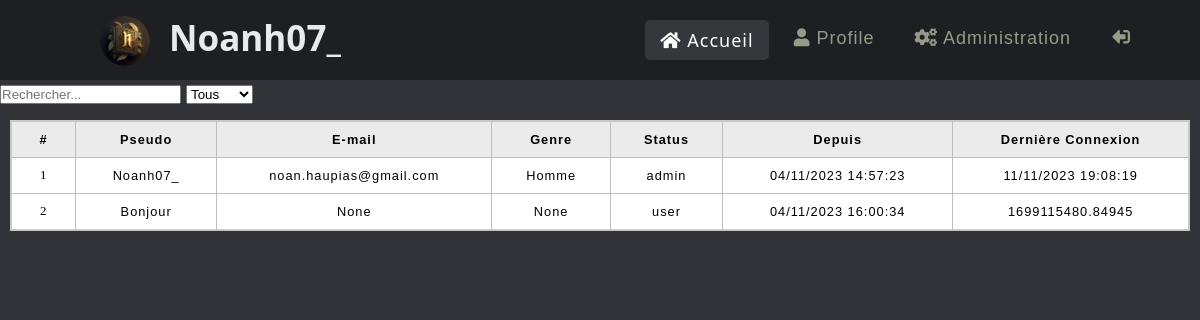
The page /adminpanel/userlist (signed in) on the database its author committed.
### app.py (models this page shows)
class User(db.Model):
    id = db.Column(db.Integer, primary_key=True)
    username = db.Column(db.String(80), unique=True, nullable=False)
    password = db.Column(db.String(80), nullable=False)
    email = db.Column(db.String(120), unique=True, nullable=True)
    profilePic = db.Column(LargeBinary, nullable=True)
    birth = db.Column(db.String(120), unique=False, nullable=True)
    phone = db.Column(db.String(120), unique=False, nullable=True)
    gender = db.Column(db.String(120), unique=False, nullable=True)
    identity = db.Column(db.String(120), unique=False, nullable=True)
    language = db.Column(db.String(120), unique=False, nullable=True)
    nationality = db.Column(db.String(120), unique=False, nullable=True)
    status = db.Column(db.String(120), unique=False, nullable=True)
    lastConnexion = db.Column(db.String(120), unique=False, nullable=True)
    creationDate = db.Column(db.String(120), unique=False, nullable=False)

### app.py (the view)
@app.route('/adminpanel/userlist')
def userlist():
    if 'user_id' not in session:
        return redirect(url_for('login'))
    Session2 = sessionmaker(bind=db.engine)
    session_db = Session2()
    user = session_db.get(User, session['user_id'])
    session_db.close()
    if user.status == "admin":
        engine = create_engine('sqlite:///C:\\Users\\noanh\\OneDrive\\Documents\\AltiumConnect\\altium.db')
        Session2 = sessionmaker(bind=engine)
        sqlalchemy_session = Session2()
        results = sqlalchemy_session.query(User).all()
        sqlalchemy_session.close()
        return render_template('userlist.html', user=user, userlist=results)
    else:
        return redirect(url_for('home'))

### templates/userlist.html (shortened to what this page needs)
<!DOCTYPE html>
<html>
<head>
    <link rel="stylesheet" href="{{ url_for('static', filename='box.css') }}">
    <link rel="stylesheet" href="{{ url_for('static', filename='style.css') }}">
    <link rel="stylesheet" href="https://cdnjs.cloudflare.com/ajax/libs/font-awesome/5.15.3/css/all.min.css"/>
</head>
<body>
    <nav>
        <div class="logo">
            {% if user.profilePic %}
            <img width="50px" height="50px">
            {% else %}
            <img width="50px" height="50px" src="{{ url_for('static', filename='icone.ico') }}">
            {% endif %}
            {{ user.username }}
        </div>
        <ul>
            <li><a href="http://127.0.0.1:5000/" class="active"><i class="fas fa-home"></i> Accueil</a></li>
            <li><a href="../profil"><i class="fas fa-user"></i> Profile</a></li>
            {% if user.status == "admin" %}
            <li><a href="../adminpanel"><i class="fas fa-cogs"></i></i> Administration</a></li>
            {% endif %}
            <li><a href="../logout"><i class="fas fa-sign-out-alt fa-rotate-180"></i></a></li>
        </ul>
    </nav>
    <div class="search-bar" style="display: flex; align-items: center; margin-top: 5px;">
        <input type="text" id="searchInput" placeholder="Rechercher..." oninput="searchTable()">
        <select id="filterDropdown" onchange="filterTable()" style="margin-left: 5px;">
            <option value="all">Tous</option>
        </select>
    </div>
    <div id="original" class="box_init" style="position: fixed; bottom: 5px; top: 115px; left: 5px; right: 5px; display: block;">
        <div class="table-container">
            <table id="dataTable" style="width: 100%;">
                <thead>
                    <tr style="cursor: pointer;">
                        <th>#</th>
                        <th>Pseudo</th>
                        <th>E-mail</th>
                        <th>Genre</th>
                        <th>Status</th>
                        <th>Depuis</th>
                        <th>Dernière Connexion</th>
                    </tr>
                </thead>
                <tbody>
                    {% for entry in userlist %}
                    <tr class="list">
                        <td style="font-family: consolas;">{{ entry.id }}</td>
                        <td>{{ entry.username }}</td>
                        <td>{{ entry.email }}</td>
                        <td>{{ entry.gender }}</td>
                        <td>{{ entry.status }}</td>
                        <td>{{ entry.creationDate }}</td>
                        <td>{{ entry.lastConnexion }}</td>
                    </tr>
                    {% endfor %}
                </tbody>
            </table>
        </div>
    </div>
</body>
</html>

### static/box.css (style rules this page uses)
.box_init { position: absolute; overflow: auto; text-align: center; font-size: medium; float: left; margin: 5px; font-family: arial; }
table { border-collapse: collapse; border: 2px solid rgb(200,200,200); letter-spacing: 1px; font-size: 0.8rem; }
td, th { border: 1px solid rgb(190,190,190); padding: 10px 20px; }
th { background-color: rgb(235,235,235); }
td { text-align: center; background-color: white; }

### static/style.css (style rules this page uses)
* { margin: 0; padding: 0; box-sizing: border-box; font-family: 'Poppins', sans-serif; }
body { background-color: #313338; }
nav { margin: 0; padding: 0; display: flex; position: sticky; height: 80px; width: 100%; background: #1e1f22; align-items: center; justify-content: space-between; padding: 0 50px 0 100px; flex-wrap: wrap; }
nav .logo { color: #e9eaeb; font-family: "gg sans","Noto Sans","Helvetica Neue",Helvetica,Arial,sans-serif;; font-size: 35px; font-weight: 600; }
.logo { display: inline-block; vertical-align: middle; }
.logo img { width: 50px; height: 50px; border-radius: 50%; margin-right: 10px; vertical-align: middle; }
nav ul { display: flex; flex-wrap: wrap; list-style: none; list-style-type: none; }
nav ul li { margin: 0 5px; }
nav ul li a { color: #989a89; text-decoration: none; font-size: 18px; font-weight: 500; padding: 8px 15px; border-radius: 5px; letter-spacing: 1px; transition: all 0.3s ease; }
nav ul li a.active, nav ul li a:hover { color: white; font-family: "gg sans","Noto Sans","Helvetica Neue",Helvetica,Arial,sans-serif;; background: #36373d; }

### templates/userlist.html (style rules this page uses)
.table-container { overflow-y: auto; }

### rows shown on the page
User: username "Noanh07_", id "1", email "noan.haupias@gmail.com", gender "Homme", status "admin", creationDate "04/11/2023 14:57:23", lastConnexion "11/11/2023 19:08:19"
User: id "2", username "Bonjour", email "None", gender "None", status "user", creationDate "04/11/2023 16:00:34", lastConnexion "1699115480.84945"
